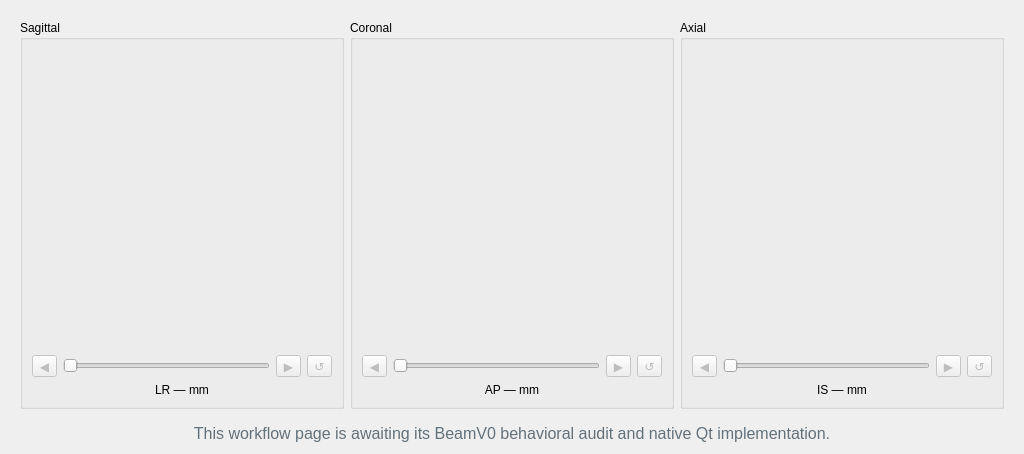
                      <widget class="QWidget" name="placeholderPage">
                        <layout class="QVBoxLayout" name="placeholderLayout">
                          <item>
                            <widget class="QWidget" name="treatmentMriPage">
                              <layout class="QVBoxLayout" name="treatmentMriLayout">
                                <item>
                                  <layout class="QHBoxLayout" name="treatmentMriViews">
                                    <item>
                                      <widget class="QGroupBox" name="treatmentSagittalGroup">
                                        <property name="title">
                                          <string>Sagittal</string>
                                        </property>
                                        <layout class="QVBoxLayout" name="treatmentSagittalLayout">
                                          <item>
                                            <widget class="WorkflowMriView" name="treatmentSagittalPreview">
                                              <property name="minimumSize">
                                                <size><width>300</width><height>300</height></size>
                                              </property>
                                            </widget>
                                          </item>
                                          <item>
                                            <layout class="QHBoxLayout" name="treatmentSagittalSliderRow">
                                              <item><widget class="QToolButton" name="treatmentSagittalPreviousButton"><property name="text"><string>◀</string></property><property name="toolTip"><string>Previous LR slice</string></property><property name="enabled"><bool>false</bool></property></widget></item>
                                              <item><widget class="QSlider" name="treatmentSagittalSlider"><property name="orientation"><enum>Qt::Horizontal</enum></property><property name="enabled"><bool>false</bool></property></widget></item>
                                              <item><widget class="QToolButton" name="treatmentSagittalNextButton"><property name="text"><string>▶</string></property><property name="toolTip"><string>Next LR slice</string></property><property name="enabled"><bool>false</bool></property></widget></item>
                                              <item><widget class="QToolButton" name="treatmentSagittalResetButton"><property name="text"><string>↺</string></property><property name="toolTip"><string>Reset to the initially displayed sagittal slice</string></property><property name="enabled"><bool>false</bool></property></widget></item>
                                            </layout>
                                          </item>
                                          <item><widget class="QLabel" name="treatmentSagittalSliceLabel"><property name="text"><string>LR — mm</string></property><property name="alignment"><set>Qt::AlignCenter</set></property></widget></item>
                                        </layout>
                                      </widget>
                                    </item>
                                    <item>
                                      <widget class="QGroupBox" name="treatmentCoronalGroup">
                                        <property name="title">
                                          <string>Coronal</string>
                                        </property>
                                        <layout class="QVBoxLayout" name="treatmentCoronalLayout">
                                          <item>
                                            <widget class="WorkflowMriView" name="treatmentCoronalPreview">
                                              <property name="minimumSize">
                                                <size><width>300</width><height>300</height></size>
                                              </property>
                                            </widget>
                                          </item>
                                          <item>
                                            <layout class="QHBoxLayout" name="treatmentCoronalSliderRow">
                                              <item><widget class="QToolButton" name="treatmentCoronalPreviousButton"><property name="text"><string>◀</string></property><property name="toolTip"><string>Previous AP slice</string></property><property name="enabled"><bool>false</bool></property></widget></item>
                                              <item><widget class="QSlider" name="treatmentCoronalSlider"><property name="orientation"><enum>Qt::Horizontal</enum></property><property name="enabled"><bool>false</bool></property></widget></item>
                                              <item><widget class="QToolButton" name="treatmentCoronalNextButton"><property name="text"><string>▶</string></property><property name="toolTip"><string>Next AP slice</string></property><property name="enabled"><bool>false</bool></property></widget></item>
                                              <item><widget class="QToolButton" name="treatmentCoronalResetButton"><property name="text"><string>↺</string></property><property name="toolTip"><string>Reset to the initially displayed coronal slice</string></property><property name="enabled"><bool>false</bool></property></widget></item>
                                            </layout>
                                          </item>
                                          <item><widget class="QLabel" name="treatmentCoronalSliceLabel"><property name="text"><string>AP — mm</string></property><property name="alignment"><set>Qt::AlignCenter</set></property></widget></item>
                                        </layout>
                                      </widget>
                                    </item>
                                    <item>
                                      <widget class="QGroupBox" name="treatmentAxialGroup">
                                        <property name="title">
                                          <string>Axial</string>
                                        </property>
                                        <layout class="QVBoxLayout" name="treatmentAxialLayout">
                                          <item>
                                            <widget class="WorkflowMriView" name="treatmentAxialPreview">
                                              <property name="minimumSize">
                                                <size><width>300</width><height>300</height></size>
                                              </property>
                                            </widget>
                                          </item>
                                          <item>
                                            <layout class="QHBoxLayout" name="treatmentAxialSliderRow">
                                              <item><widget class="QToolButton" name="treatmentAxialPreviousButton"><property name="text"><string>◀</string></property><property name="toolTip"><string>Previous IS slice</string></property><property name="enabled"><bool>false</bool></property></widget></item>
                                              <item><widget class="QSlider" name="treatmentAxialSlider"><property name="orientation"><enum>Qt::Horizontal</enum></property><property name="enabled"><bool>false</bool></property></widget></item>
                                              <item><widget class="QToolButton" name="treatmentAxialNextButton"><property name="text"><string>▶</string></property><property name="toolTip"><string>Next IS slice</string></property><property name="enabled"><bool>false</bool></property></widget></item>
                                              <item><widget class="QToolButton" name="treatmentAxialResetButton"><property name="text"><string>↺</string></property><property name="toolTip"><string>Reset to the initially displayed axial slice</string></property><property name="enabled"><bool>false</bool></property></widget></item>
                                            </layout>
                                          </item>
                                          <item><widget class="QLabel" name="treatmentAxialSliceLabel"><property name="text"><string>IS — mm</string></property><property name="alignment"><set>Qt::AlignCenter</set></property></widget></item>
                                        </layout>
                                      </widget>
                                    </item>
                                  </layout>
                                </item>
                              </layout>
                            </widget>
                          </item>
                          <item>
                            <widget class="QLabel" name="placeholderText">
                              <property name="text">
                                <string>This workflow page is awaiting its BeamV0 behavioral audit and native Qt implementation.</string>
                              </property>
                              <property name="alignment">
                                <set>Qt::AlignCenter</set>
                              </property>
                              <property name="wordWrap">
                                <bool>true</bool>
                              </property>
                              <property name="styleSheet">
                                <string>color: #63717b; font-size: 16px;</string>
                              </property>
                            </widget>
                          </item>
                        </layout>
                      </widget>
